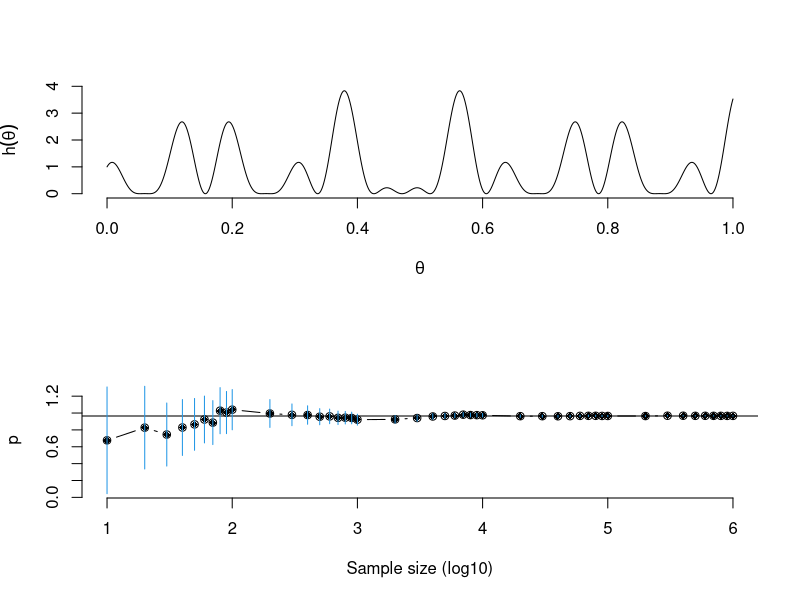

Here is the R script that generated this plot:
################################################################################
#
#  Simple Monte Carlo integration 
#
################################################################################
#
# HEDIBERT FREITAS LOPES
# Associate Professor of Econometrics and Statistics
# The University of Chicago Booth School of Business
# 5807 South Woodlawn Avenue
# Chicago, Illinois, 60637
# Email : hlopes@ChicagoBooth.edu
# URL: http://faculty.chicagobooth.edu/hedibert.lopes
#
################################################################################
set.seed(723497)

par(mfrow=c(2,1))
us = seq(0,1,length=10000)
fu = (cos(50*us)+sin(20*us))^2
plot(us,fu,xlab=expression(theta),ylab=expression(h(theta)),main="",axes=F,type="l",ylim=c(0,4))
axis(1)
axis(2)

M = c(seq(10,100,by=10),
      seq(200,1000,by=100),
      seq(2000,10000,by=1000),
      seq(20000,100000,by=10000),
      seq(200000,1000000,by=100000))
M1 = c(10,100,1000,10000,100000,1000000)

u = runif(1000000)
int = (cos(50*u)+sin(20*u))^2
means  = cumsum(int)[M]/M
means2 = cumsum(int^2)[M]/M
mc.err = sqrt((means2-means^2)/M)
L = means-2*mc.err
U = means+2*mc.err

plot(log10(M),means,xlab="Sample size (log10)",ylab="p",main="",axes=F,type="b",ylim=range(c(L,U)))
axis(2)
axis(1,at=log10(M1),labels=log10(M1))
abline(h=0.965)
j = 0
for (i in M){
  j = j + 1
  points(log10(i),means[j],pch=18)
  segments(log10(i),L[j],log10(i),U[j],col=4)
}




